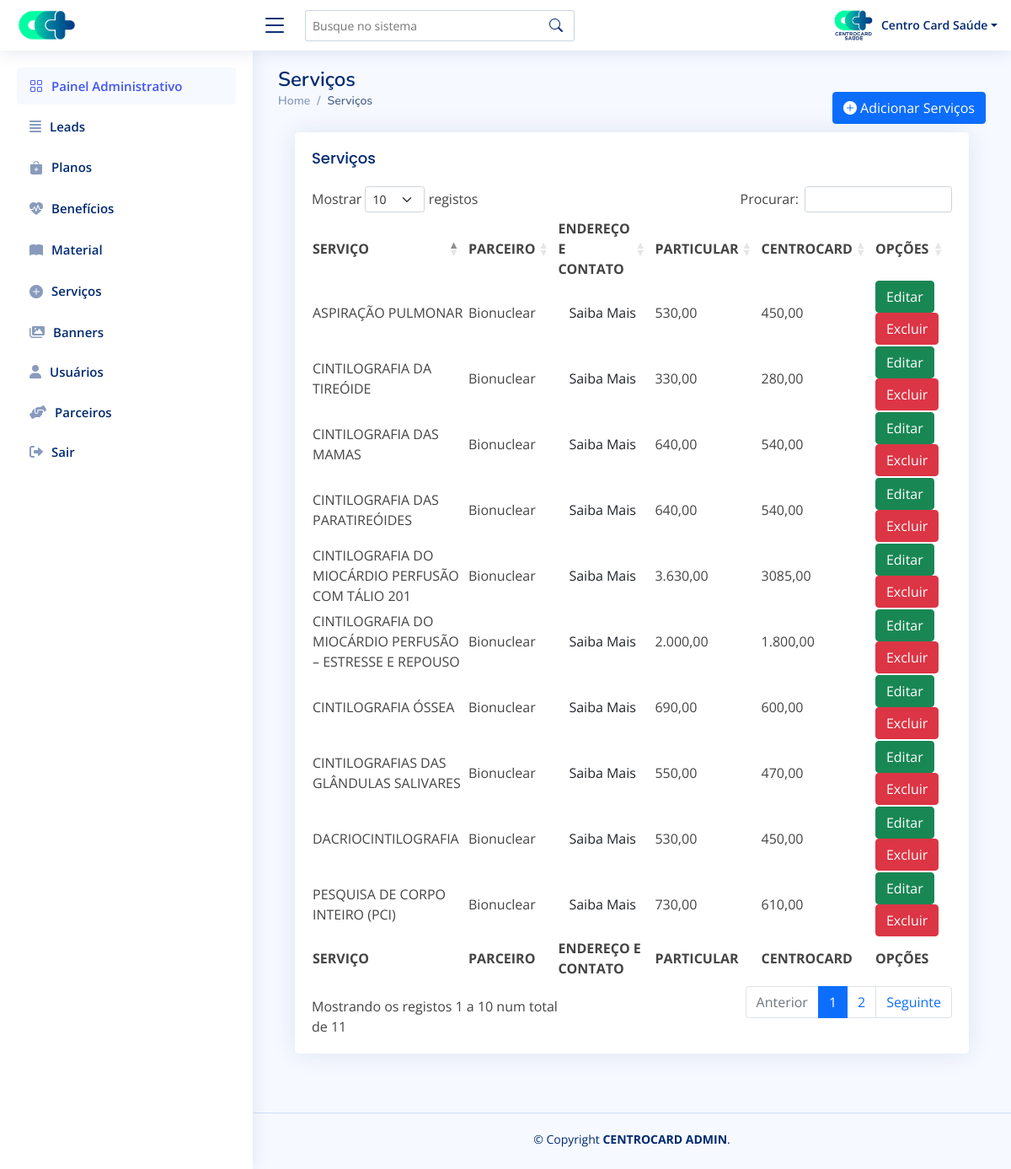
/admin/painel-servicos.php (signed in), run on the app's committed database.
### tables this page shows
CREATE TABLE `services` (
  `id` int(11) NOT NULL AUTO_INCREMENT,
  `name` varchar(200) DEFAULT NULL,
  `partner` varchar(400) DEFAULT NULL,
  `private` varchar(20) DEFAULT NULL,
  `centrocard` varchar(20) DEFAULT NULL,
  `type` varchar(10) DEFAULT NULL,
  PRIMARY KEY (`id`)
);

### admin/painel-servicos.php (the view, shortened to what this page needs)
<?php
require_once 'dbconfig.php';
?>
<!DOCTYPE html>
<html lang="pt-br">
<head>
    <link rel="stylesheet" href="https://cdnjs.cloudflare.com/ajax/libs/font-awesome/6.0.0-beta3/css/all.min.css" />
    <link href="assets/vendor/bootstrap/css/bootstrap.min.css" rel="stylesheet">
    <link href="assets/vendor/bootstrap-icons/bootstrap-icons.css" rel="stylesheet">
    <link rel="stylesheet" href="https://cdn.jsdelivr.net/npm/bootstrap-icons@1.8.1/font/bootstrap-icons.css">
    <link href="assets/vendor/quill/quill.snow.css" rel="stylesheet">
    <link href="assets/vendor/quill/quill.bubble.css" rel="stylesheet">
    <link href="assets/vendor/remixicon/remixicon.css" rel="stylesheet">
    <link rel="stylesheet" href="https://cdn.datatables.net/1.11.4/css/dataTables.bootstrap5.min.css" />
    <link rel="stylesheet" href="https://cdn.datatables.net/responsive/2.2.9/css/responsive.dataTables.min.css" />
    <link href="assets/css/style.css" rel="stylesheet">
</head>
<body>
    <?php include "components/header.php" ?>
    <?php include "components/sidebar.php" ?>
    <main id="main" class="main">
        <div class="pagetitle">
            <h1>Serviços</h1>
            <div class="d-flex justify-content-between">
                <nav>
                    <ol class="breadcrumb">
                        <li class="breadcrumb-item"><a href="index.php">Home</a></li>
                        <li class="breadcrumb-item active">Serviços</li>
                    </ol>
                </nav>
                <a href="add-servico.php">
                    <button type="submit" name="btnsave" class="btn btn-primary"><i class="bi bi-plus-circle-fill"></i> Adicionar Serviços</button>
                </a>
            </div>
        </div>
        <section class="section card-body">
            <div class="card recent-sales">
                <div class="card-body">
                    <h5 class="card-title">Serviços</h5>
                    <table id="example" class="display" style="width:100%">
                        <thead>
                            <tr>
                                <th>SERVIÇO</th>
                                <th>PARCEIRO</th>
                                <th>ENDEREÇO E CONTATO</th>
                                <th>PARTICULAR</th>
                                <th>CENTROCARD</th>
                                <th>OPÇÕES</th>
                            </tr>
                        </thead>
                        <tbody>
                            <?php
                            $stmt = $DB_con->prepare("SELECT * FROM services ORDER BY id DESC");
                            $stmt->execute();
                            if ($stmt->rowCount() > 0) {
                                while ($row = $stmt->fetch(PDO::FETCH_ASSOC)) {
                                    extract($row);
                            ?>
                                    <tr>
                                        <td><?php echo $name; ?></td>
                                        <td><?php echo $partner; ?></td>
                                        <td>
                                            <a href="#parceiro-<?php echo $partner; ?>" id="popup" class="jsModalTrigger">
                                                <button class="btn-saiba-mais btn" type="button" id="popup" class="jsModalTrigger">
                                                    Saiba Mais
                                                </button>
                                            </a>
                                        </td>
                                        <td><?php echo $private; ?></td>
                                        <td><?php echo $centrocard; ?></td>
                                        <td>
                                            <a href="edit-servico.php?edit_id=<?php echo $row['id']; ?>">
                                                <button type="button" class="btn btn-success">Editar</button>
                                            </a>
                                            <a href="?delete_id=<?php echo $row['id']; ?>">
                                                <button type="button" class="btn btn-danger">Excluir</button>
                                            </a>
                                        </td>
                                    </tr>
                                <?php
                                }
                            }
                            ?>
                        </tbody>
                        <tfoot>
                            <tr>
                                <th>SERVIÇO</th>
                                <th>PARCEIRO</th>
                                <th>ENDEREÇO E CONTATO</th>
                                <th>PARTICULAR</th>
                                <th>CENTROCARD</th>
                                <th>OPÇÕES</th>
                            </tr>
                        </tfoot>
                    </table>
                </div>
            </div>
        </section>
    </main>
    <?php include "components/footer.php"; ?>
</body>
</html>

### admin/assets/css/style.css (style rules this page uses)
:root { scroll-behavior: smooth; }
body { font-family: "Open Sans", sans-serif; background : #f6f9ff; color : #444444; }
a { color : #4154f1; text-decoration: none; }
h1, h2, h3, h4, h5, h6 { font-family: "Nunito", sans-serif; }
#main { margin-top: 60px; padding : 20px 30px; transition: all 0.3s; }
.pagetitle { margin-bottom: 10px; }
.pagetitle h1 { font-size : 24px; margin-bottom: 0; font-weight : 600; color : #012970; }
.card { margin-bottom: 30px; border : none; border-radius: 5px; box-shadow : 0px 0 30px rgba(1, 41, 112, 0.1); overflow : hidden; }
.card-title { padding : 20px 0 15px 0; font-size : 18px; font-weight: 500; color : #012970; font-family: "Poppins", sans-serif; }
.card-body { padding: 0 20px 20px 20px; }
.breadcrumb { font-size : 14px; font-family: "Nunito", sans-serif; color : #899bbd; font-weight: 600; }
.breadcrumb a { color : #899bbd; transition: 0.3s; }
.breadcrumb .breadcrumb-item::before { color: #899bbd; }
.breadcrumb .active { color : #51678f; font-weight: 600; }
@media (min-width: 1200px) { #main, #footer { margin-left: 300px; } }

### data on the page
services: name "ASPIRAÇÃO PULMONAR", partner "Bionuclear", private "530,00", centrocard "450,00"
services: name "DACRIOCINTILOGRAFIA", partner "Bionuclear", private "530,00", centrocard "450,00"
services: name "CINTILOGRAFIAS DAS GLÂNDULAS SALIVARES", partner "Bionuclear", private "550,00", centrocard "470,00"
services: name "CINTILOGRAFIA DAS MAMAS", partner "Bionuclear", private "640,00", centrocard "540,00"
services: name "CINTILOGRAFIA DAS PARATIREÓIDES", partner "Bionuclear", private "640,00", centrocard "540,00"
services: name "CINTILOGRAFIA DA TIREÓIDE", partner "Bionuclear", private "330,00", centrocard "280,00"
services: name "PESQUISA DE CORPO INTEIRO (PCI)", partner "Bionuclear", private "730,00", centrocard "610,00"
services: name "CINTILOGRAFIA DO MIOCÁRDIO PERFUSÃO COM TÁLIO 201", partner "Bionuclear", private "3.630,00", centrocard "3085,00"
services: name "CINTILOGRAFIA DO MIOCÁRDIO PERFUSÃO – ESTRESSE E REPOUSO", partner "Bionuclear", private "2.000,00", centrocard "1.800,00"
services: name "CINTILOGRAFIA ÓSSEA", partner "Bionuclear", private "690,00", centrocard "600,00"

### other printed values
$_SESSION['name'] "Centro Card Saúde"
